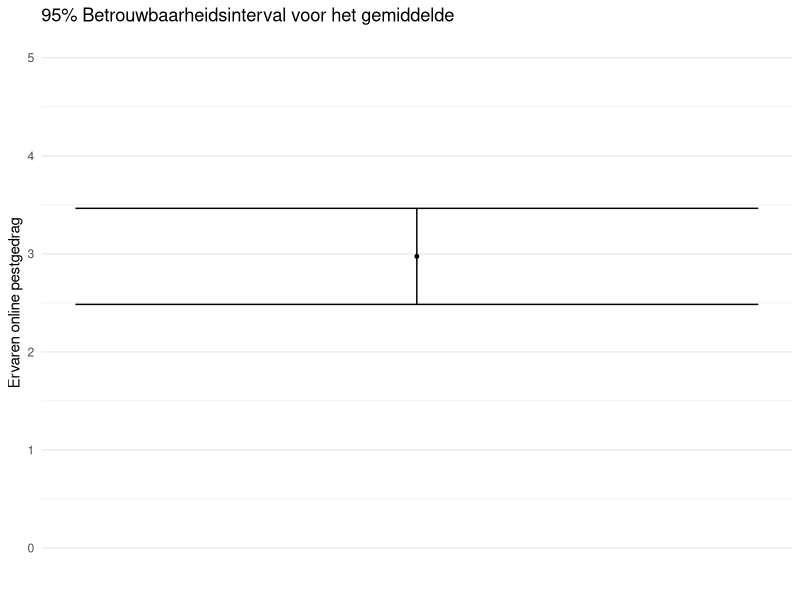
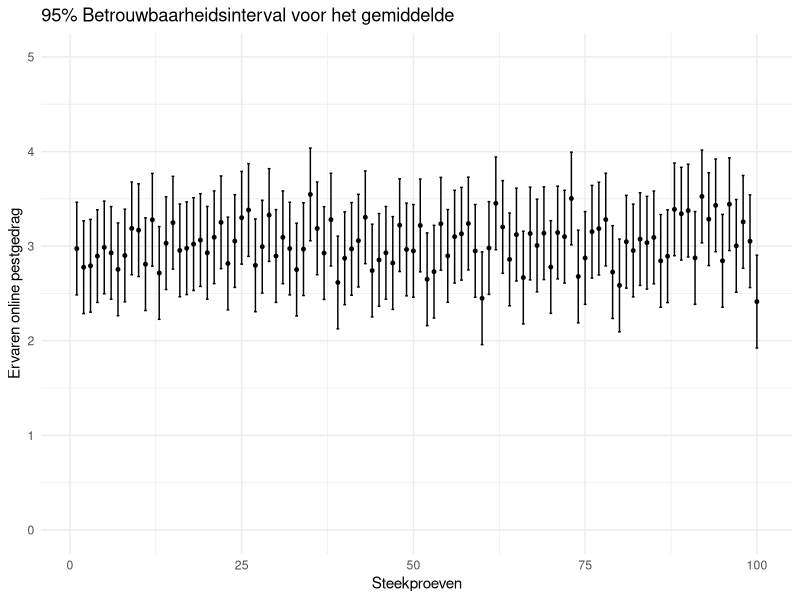
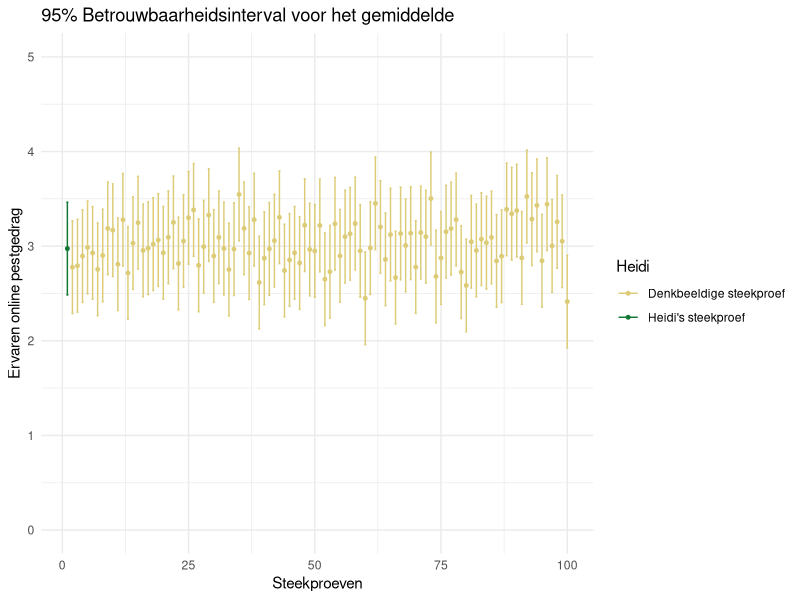
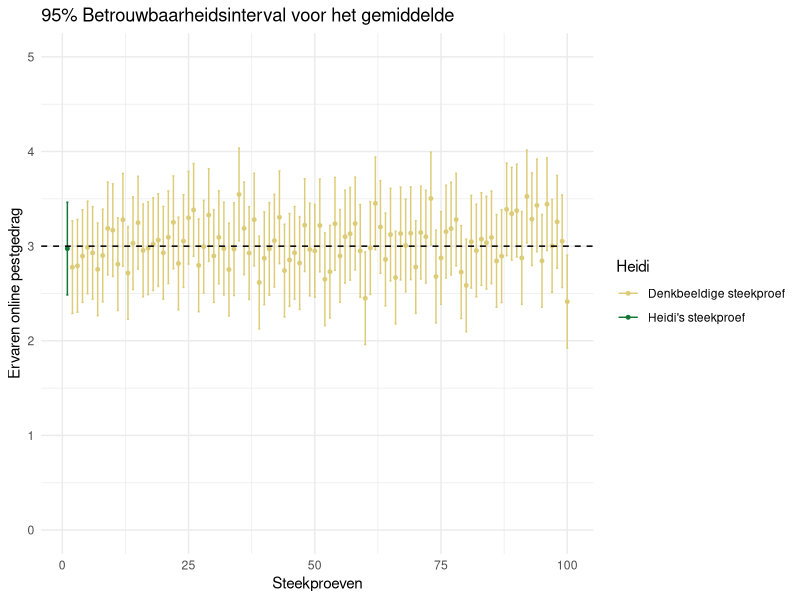
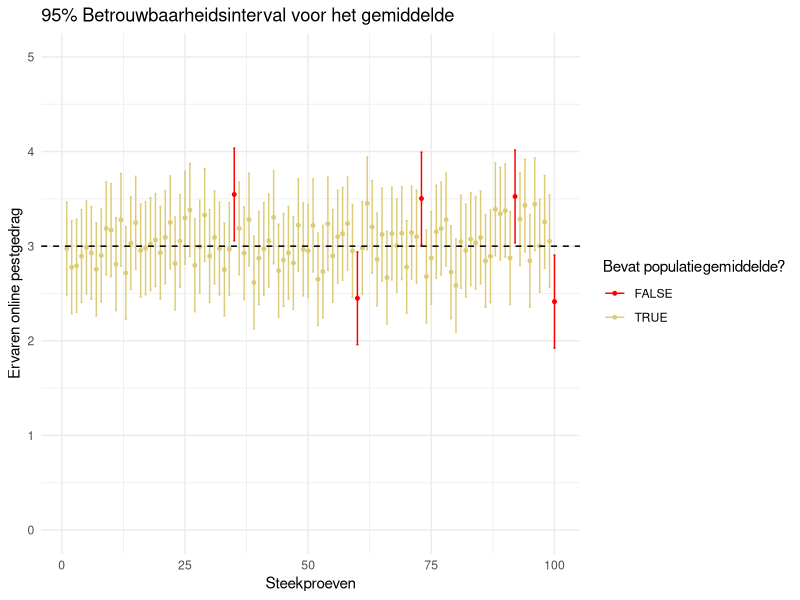

Reproduce these figures in R, in order.
## ---- chunk 1
library(ggplot2)
library(dplyr)

set.seed(6)  # Voor reproduceerbaarheid

# Parameters
pop_mean <- 3
pop_sd <- 2.5
sample_size <- 100
n_intervals <- 100
conf_level <- 0.95
z_score <- qnorm(1 - (1 - conf_level)/2)

# Simuleer 100 steekproeven en hun betrouwbaarheidsintervallen
intervals <- data.frame(
  id = 1:n_intervals,
  sample_mean = replicate(n_intervals, mean(rnorm(sample_size, mean = pop_mean, sd = pop_sd)))
) %>%
  mutate(
    se = pop_sd / sqrt(sample_size),
    lower = sample_mean - z_score * se,
    upper = sample_mean + z_score * se,
    contains_mean = ifelse(lower <= pop_mean & upper >= pop_mean, TRUE, FALSE)
  )
## ---- chunk 2
intervals %>%
    filter(
        id == 1
    ) %>%
    ggplot(aes(x = id, ymin = lower, ymax = upper)) +
    geom_errorbar() +
    geom_point(aes(y = sample_mean), size = 1) +
    scale_x_continuous(breaks = NULL) +
    scale_y_continuous(limits = c(0,5)) +
    labs(
        title = "95% Betrouwbaarheidsinterval voor het gemiddelde",
        y = "Ervaren online pestgedrag",
        x = " "
  ) +
  theme_minimal()
## ---- chunk 3
intervals %>%
    ggplot(aes(x = id, ymin = lower, ymax = upper)) +
    geom_errorbar(width = 0.4) +
    geom_point(aes(y = sample_mean), size = 1) +
    scale_y_continuous(limits = c(0,5)) +
    labs(
        title = "95% Betrouwbaarheidsinterval voor het gemiddelde",
        y = "Ervaren online pestgedrag",
        x = "Steekproeven"
  ) +
  theme_minimal()
## ---- chunk 4
intervals %>%
    mutate( Heidi =
        case_when(
            id == 1 ~ "Heidi's steekproef",
            id != 1 ~ "Denkbeeldige steekproef"
        )
    ) %>%
    ggplot(aes(x = id, ymin = lower, ymax = upper, color = Heidi)) +
    geom_errorbar(width = 0.4) +
    geom_point(aes(y = sample_mean), size = 1) +
    scale_color_manual(values = c("Heidi's steekproef" = "#117733", "Denkbeeldige steekproef" = "#DDCC77")) +
    scale_y_continuous(limits = c(0,5)) +
    labs(
        title = "95% Betrouwbaarheidsinterval voor het gemiddelde",
        y = "Ervaren online pestgedrag",
        x = "Steekproeven"
  ) +
  theme_minimal()
## ---- chunk 5
intervals %>%
    mutate( Heidi =
        case_when(
            id == 1 ~ "Heidi's steekproef",
            id != 1 ~ "Denkbeeldige steekproef"
        )
    ) %>%
    ggplot(aes(x = id, ymin = lower, ymax = upper, color = Heidi)) +
    geom_errorbar(width = 0.4) +
    geom_point(aes(y = sample_mean), size = 1) +
    scale_color_manual(values = c("Heidi's steekproef" = "#117733", "Denkbeeldige steekproef" = "#DDCC77")) +
    scale_y_continuous(limits = c(0,5)) +    
    geom_hline(yintercept = pop_mean, linetype = "dashed", color = "black") +
    labs(
        title = "95% Betrouwbaarheidsinterval voor het gemiddelde",
        y = "Ervaren online pestgedrag",
        x = "Steekproeven"
  ) +
  theme_minimal()
## ---- chunk 6
intervals %>%
    ggplot(aes(x = id, ymin = lower, ymax = upper, color = contains_mean)) +
    geom_errorbar(width = 0.4) +
    geom_point(aes(y = sample_mean), size = 1) +
    scale_y_continuous(limits = c(0,5)) +
    geom_hline(yintercept = pop_mean, linetype = "dashed", color = "black") +
    scale_color_manual(values = c("FALSE" = "red", "TRUE" = "#DDCC77")) +
    labs(
        title = "95% Betrouwbaarheidsinterval voor het gemiddelde",
        y = "Ervaren online pestgedrag",
        x = "Steekproeven",
        color = "Bevat populatiegemiddelde?"
  ) +
  theme_minimal()
